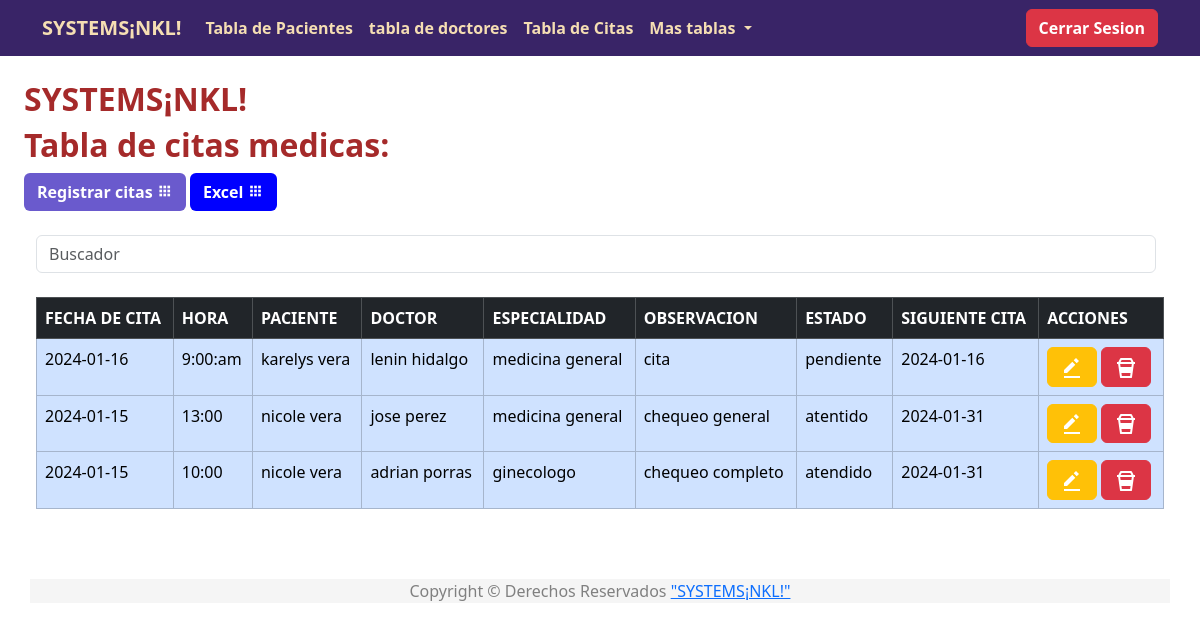
Screenshot of /citas/index.php with the database file from the repository.
### tables this page shows
CREATE TABLE `citas` (
  `id` int(11) NOT NULL,
  `fecha` date NOT NULL,
  `hora` varchar(255) NOT NULL,
  `paciente` varchar(255) NOT NULL,
  `doctor` varchar(255) NOT NULL,
  `especialidad` varchar(255) NOT NULL,
  `observacion` varchar(255) NOT NULL,
  `estado` varchar(255) NOT NULL,
  `rol` date NOT NULL
);

### citas/index.php (the view, shortened to what this page needs)
<?php
include("../db.php");
$nkl = $conexion -> prepare("SELECT * FROM citas");
$nkl ->  execute();
$citas = $nkl -> fetchAll(PDO::FETCH_ASSOC);
 ?>
<?php include("../template/header.php"); ?>
<div class="contenedor p-4">
<h2 style="color: brown;" class="fw-bold">SYSTEMS¡NKL!</h2>
<h2 style="color: brown;" class="fw-bold">Tabla de citas medicas:</h2>
<a style="background:slateblue;" class="btn text-white fw-bold" href="agregar.php">Registrar citas
<i class='bx bxs-grid'></i> </a>
<a style="background:blue;" class="btn text-white fw-bold" href="excel.php">Excel
<i class='bx bxs-grid'></i> </a>
<br>
<br>
      <div class="container-fluid">
  <form class="d-flex">
      <input class="form-control me-2 light-table-filter" data-table="table_id" type="text"
      placeholder="Buscador">
  </form>
<br>
<div class="table-responsive">
<table class="table table-bordered table-primary table_id">
  <thead class="table table-dark">
            <tr>
                <th scope="col">FECHA DE CITA</th>
                <th scope="col">HORA</th>
                <th scope="col">PACIENTE</th>
                <th scope="col">DOCTOR</th>
                <th scope="col">ESPECIALIDAD</th>
                <th scope="col">OBSERVACION</th>
                <th scope="col">ESTADO</th>
                <th scope="col">SIGUIENTE CITA</th>
                <th scope="col">ACCIONES</th>
            </tr>
        </thead>
        <tbody>
<?php foreach($citas as $cita) { ?>
            <tr class="">
                <td><?php echo $cita['fecha']; ?></td>
                <td><?php echo $cita['hora']; ?></td>
                <td><?php echo $cita['paciente']; ?></td>
                <td><?php echo $cita['doctor']; ?></td>
                <td><?php echo $cita['especialidad']; ?></td>
                <td><?php echo $cita['observacion']; ?></td>
                <td><?php echo $cita['estado']; ?></td>
                <td><?php echo $cita['rol']; ?></td>
                <td>
                <a href="editar.php?id=<?php echo $cita['id']; ?>" class="btn btn-warning" role="button"><img src="../img/editar.svg" alt=""></a>
                <a href="javascript:borrar(<?php echo $cita['id']; ?>);" class="btn btn-danger" role="button"><img src="../img/eliminar.svg" alt=""></a>
                </td>
            </tr>
   <?php } ?>
        </tbody>
    </table>
</div>
<?php include("../template/footer.php"); ?>

### template/header.php (shortened to what this page needs)
<?php
$url_base ="http://localhost/app/";
 ?>
<!doctype html>
<html lang="en">
    <head>
        <link
            href="https://cdn.jsdelivr.net/npm/bootstrap@5.3.2/dist/css/bootstrap.min.css"
            rel="stylesheet"
 />
            <link href='https://unpkg.com/boxicons@2.1.4/css/boxicons.min.css' rel='stylesheet'>
    <link rel="stylesheet" href="https://unpkg.com/aos@next/dist/aos.css" />
    </head>
    <body>
    <nav style="background: #392467" class="navbar navbar-expand-sm navbar-dark">
      <div class="container">
        <a style="color: wheat;" class="navbar-brand fw-bold" href="<?php echo $url_base; ?>">SYSTEMS¡NKL!</a>
        <div class="collapse navbar-collapse" id="collapsibleNavId">
            <ul class="navbar-nav me-auto mt-2 mt-lg-0">
                <li class="nav-item">
                    <a style="color: wheat;" class="nav-link active fw-bold" href="<?php echo $url_base; ?>contactos" aria-current="page">Tabla de Pacientes</a>
                </li>
                <li class="nav-item">
                    <a style="color: wheat;" class="nav-link active fw-bold" href="<?php echo $url_base; ?>doctores">tabla de doctores</a>
                </li>
                <li class="nav-item">
                    <a style="color: wheat;" class="nav-link active fw-bold" href="<?php echo $url_base; ?>citas">Tabla de Citas</a>
                </li>
        <li class="nav-item dropdown">
          <a style="color: wheat;" class="nav-link dropdown-toggle fw-bold" href="#" id="navbarDropdown" role="button" data-bs-toggle="dropdown" aria-expanded="false">
            Mas tablas
          </a>
        </li>
            </ul>
            <button type="submit" class="btn btn-danger fw-bold" data-bs-toggle="modal" data-bs-target="#create">
             Cerrar Sesion
           </button>
        </div>
  </div>
</nav>
<main class="contenedor">

### template/footer.php (shortened to what this page needs)
</main>
<footer style="margin: 30px;" class="sticky-footer bg-white">
    <div style="background:whitesmoke;" class="container my-auto">
        <div style="color: gray;" class="copyright text-center my-auto">
            <span>Copyright &copy; Derechos Reservados <a href="https://softcodepm.com/" target="_blank">"SYSTEMS¡NKL!"</span></a>
        </div>
    </div>
</footer>
    </body>
</html>

### rows the page displays
citas: fecha "2024-01-16", hora "9:00:am", paciente "karelys vera", doctor "lenin hidalgo", especialidad "medicina general", observacion "cita", estado "pendiente", rol "2024-01-16"
citas: fecha "2024-01-15", hora "13:00", paciente "nicole vera", doctor "jose perez", especialidad "medicina general", observacion "chequeo general", estado "atentido", rol "2024-01-31"
citas: fecha "2024-01-15", hora "10:00", paciente "nicole vera", doctor "adrian porras", especialidad "ginecologo", observacion "chequeo completo", estado "atendido", rol "2024-01-31"
